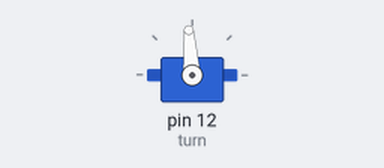
Bench run of a sketch on a simulated Arduino Uno, built with avr-gcc and run on an emulated ATmega328P. On the bench: servo.

Above: at 0.1 s.
At 3.1 s:
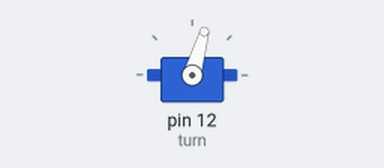
At 9.1 s:
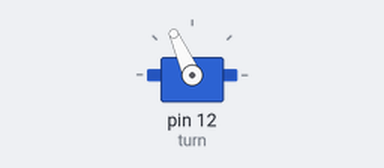
Timing chart, 0 to 10.6 s (numbered marks = the images above):
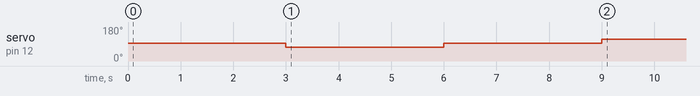

The sketch:

SteeringTest.ino
```cpp
/*
 Controlling a servo position using a potentiometer (variable resistor)
 by Michal Rinott <http://people.interaction-ivrea.it/m.rinott>

 modified on 8 Nov 2013
 by Scott Fitzgerald
 http://www.arduino.cc/en/Tutorial/Knob
*/

#include <Servo.h>

Servo drive;  // create servo object to control a servo
Servo turn;

int potpin = A0;  // analog pin used to connect the potentiometer
int val;    // variable to read the value from the analog pin

void setup() {
  turn.attach(12);
  turn.write(94); // 94 CENTER!!
  delay(3000);
  turn.write(74); // 94 - 20 = 144 LEFT!!
  delay(3000);
  turn.write(94); // 94 CENTER!!
  delay(3000);
  turn.write(114); // 94 + 20 = 144 RIGHT!!
//  delay(3000);
//  turn.write(82);
//  delay(3000);
//  turn.write(80);
//  delay(3000);
//  turn.write(78);
//  delay(3000);
//  turn.write(76);


// drive.write(140);
// delay(2000);
// drive.write(90);

//  turn.attach(10);
//  turn.write(45);
//  delay(2000);
//  turn.write(90);

}

void loop() {
  // val = analogRead(potpin);            // reads the value of the potentiometer (value between 0 and 1023)
  // val = map(val, 0, 1023, 0, 180);     // scale it for use with the servo (value between 0 and 180)
  // drive.write(val);                  // sets the servo position according to the scaled value
  // delay(15);                           // waits for the servo to get there
}
```

Measured:
- by itself, servo on pin 12 (turn): 94° → 74° at 3.0 s, → 94° 3.0 s later, → 114° 3.0 s later
